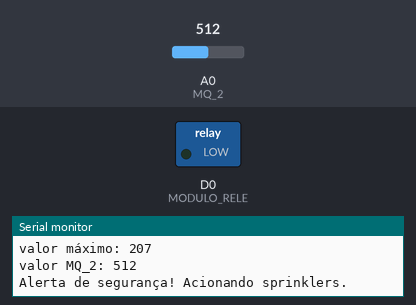
Recording of a sketch running on a simulated ESP8266 (NodeMCU). On the bench: switched loads named in the sketch (green lamp = pin HIGH), the last lines printed to the serial monitor. Inputs (shaded band) come from the test bench; at power-on: A0 (MQ_2) = 512. Random numbers use the default seed unless the sketch sets one.

Above: at 1.2 s.
1.3 s: A0 (MQ_2) set to 382
6.2 s: A0 (MQ_2) set to 358
At 9.5 s:
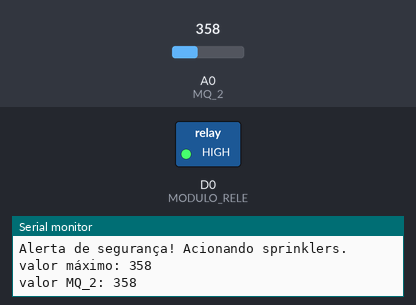
10.5 s: A0 (MQ_2) set to 344
13.5 s: A0 (MQ_2) set to 319
16.5 s: A0 (MQ_2) set to 511
At 19.2 s:
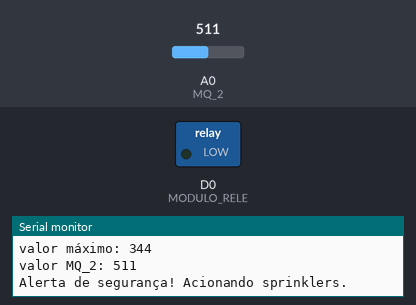
Timing chart, 0 to 20.6 s (numbered marks = the images above; inputs shaded):
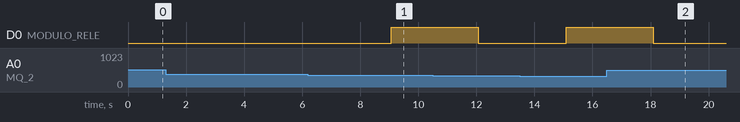

Measured:
- the behaviour switches between 374 and 373 on A0 (MQ_2) (found by bisection; images 0 and 1)
- after the input at 6.2 s, D0 (MODULO_RELE): LOW → HIGH after 2.9 s
- after the input at 16.5 s, D0 (MODULO_RELE): HIGH → LOW after 1.6 s

The sketch:

modulo-rele-mq2.ino
```cpp
/**
     Módulo Relé acionado por módulo MQ-2 (detector de gás e fumaça)
*/

const int MODULO_RELE = D0;
const int MQ_2 = A0;
const int valorMaximo = 0;

void setup() {
  Serial.begin(9600);
  pinMode(MODULO_RELE, OUTPUT);
  pinMode(MQ_2, INPUT);
  digitalWrite(MODULO_RELE, LOW);
}

void loop() {

  int valorMaximo = random(200, 500);
  Serial.print("valor máximo: ");
  Serial.println(valorMaximo);

  Serial.print("valor MQ_2: ");
  Serial.println(analogRead(MQ_2));

  Serial.println("");

  if (analogRead(MQ_2) > valorMaximo)  {
    digitalWrite(MODULO_RELE, LOW);
    Serial.println("Alerta de segurança! Acionando sprinklers.");
    Serial.println("");
  }
  else {
    digitalWrite(MODULO_RELE, HIGH);
  }

  delay(3000);
}
```
